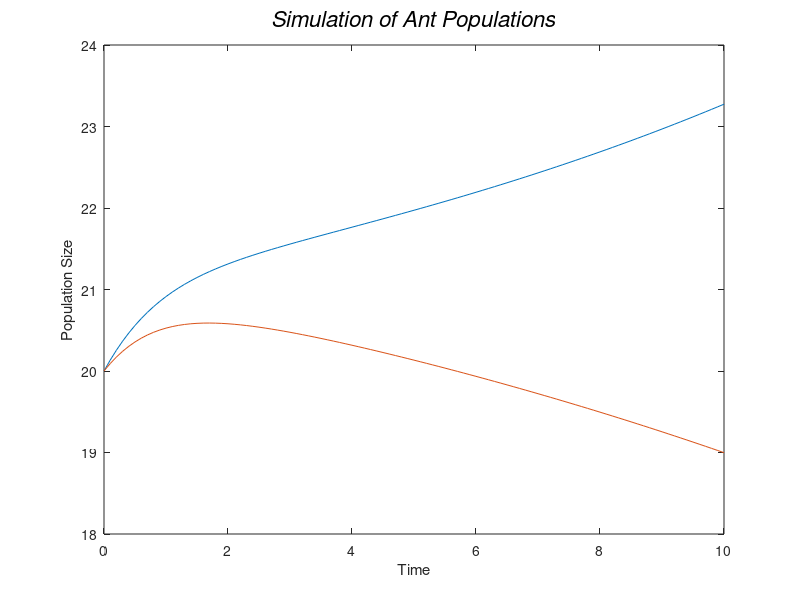

Recreate this plot in MATLAB.
% EXPLOITIVE MODEL

% Set up our time increment and our vector (array) of x (time) values
deltaX = .1   % month
%x = seq(0,5,deltaX)
x = 0:deltaX:10;

% ARG refers to Argentinian red ants
% NAT refers to Native ants

% Constants
ARGbirthFraction = 0.6  % 1/month (ARG births per ARG adult per month)
NATbirthFraction = 0.5  % 1/month (NAT births per NAT adult per month)
ARGdeathConstant = .20  % 1/NAT*month (ARG deaths per ARG per NAT per mo.)
NATdeathConstant = .20  % 1/ARG*month (NAT deaths per NAT per ARG per mo.)
initARGpop = 20         % Argentine Ants
initNATpop = 20         % Native Ants


Ca = 100
Cn = 100
alpha = 0.5
beta = 0.6
ra = 0 % 0.05
rn = 0 % 0.025
da = 0 %1
dn = 0 %0.9

% Set up our stock variables and initial conditions. NATpop is the number
%   of black-tip sharks at each time step, and ARGpop the number of white-
%   tip sharks.
NATpop = zeros(length(x), 1)
NATpop(1) = initNATpop
ARGpop = zeros(length(x), 1)
ARGpop(1) = initARGpop

% Loop a standard number of times, starting with i=2 since we've already
% set up the simulation's initial conditions at i=1.
for (i = 2:length(x))

    % Compute births/month and deaths/month for each type of shark.
    ARGbirthRate = ARGbirthFraction * ARGpop(i-1)
    NATbirthRate = NATbirthFraction * NATpop(i-1)
    
    ARGdeathRate = ARGdeathConstant * ARGpop(i-1) * NATpop(i-1)
    NATdeathRate = NATdeathConstant * NATpop(i-1) * ARGpop(i-1)

    % Increase or decrease the population of each type of shark based on
    %   the birth and death rates for this time step.
    ARGpop(i) = ARGpop(i-1) + (ARGbirthRate *(1 - ARGdeathRate/(Ca - alpha*NATpop(i-1) ) ) + da*ARGpop(i-1) + ra*ARGpop(i-1) ) * deltaX
    NATpop(i) = NATpop(i-1) + (NATbirthRate *(1 - NATdeathRate/(Cn - beta*ARGpop(i-1) ) )  + dn*NATpop(i-1) + rn*NATpop(i-1) ) * deltaX
end

plot(x,ARGpop,x,NATpop)
xlabel('Time')
ylabel('Population Size')
title('\it{Simulation of Ant Populations}','FontSize',16)

